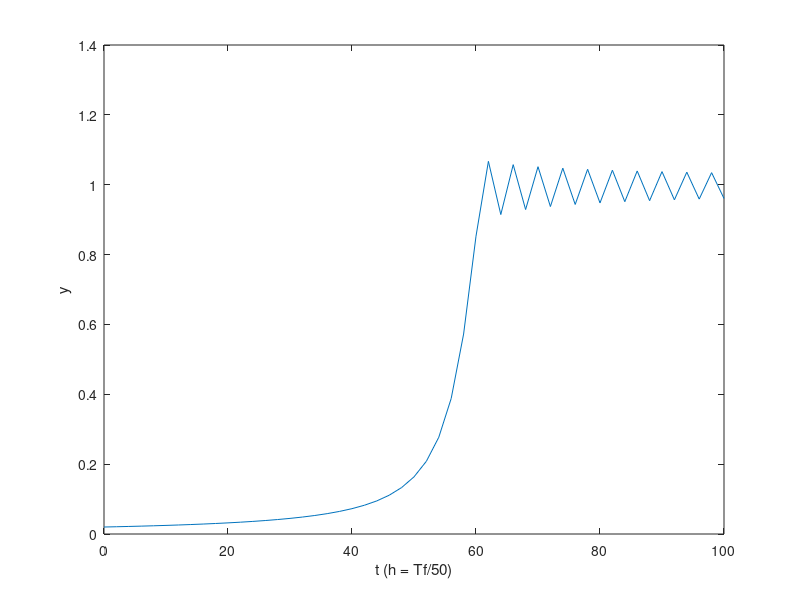

Here is the MATLAB script that generated this plot:
% Parameters:
delta = 0.02;
Tf = 2/delta;
h1 = Tf/50;
h2 = Tf/100;

% Initialization:
i = 1;
t(i) = 0.0;
y(i) = delta;

% Euler's method implementation for h1:
while (t(i) + h1 < Tf + 1.e-12);
    y(i+1) = y(i) + h1*y(i)^2 - h1*y(i)^3;
    t(i+1) = t(i) + h1;
    i = i + 1;

end

plot(t, y);
xlabel('t (h = Tf/50)');
ylabel('y');

